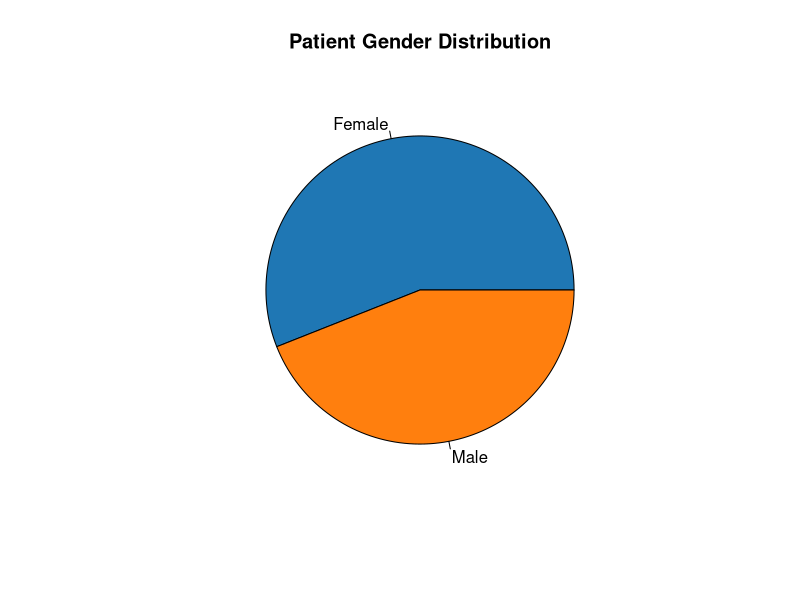
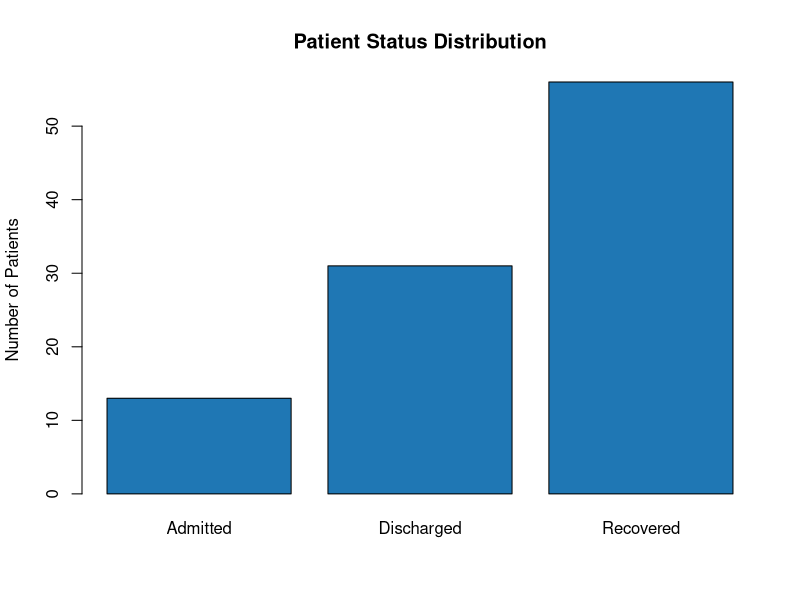
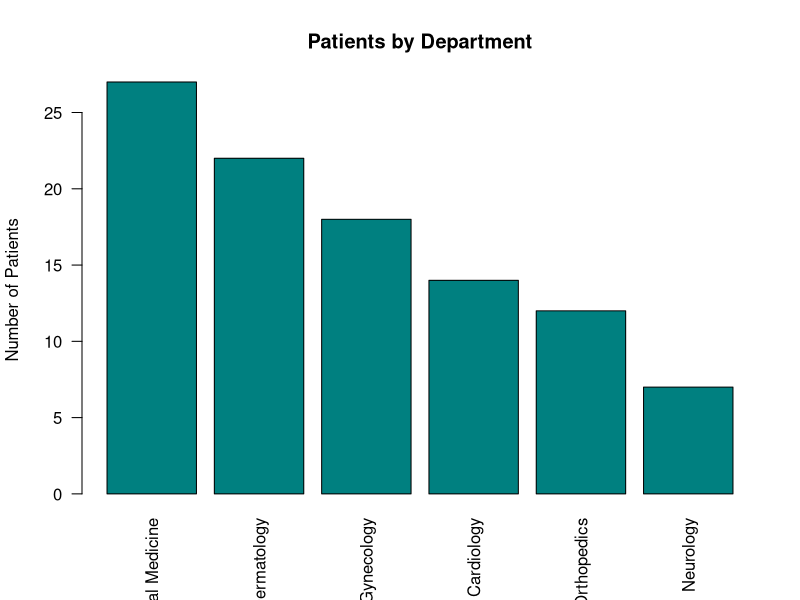
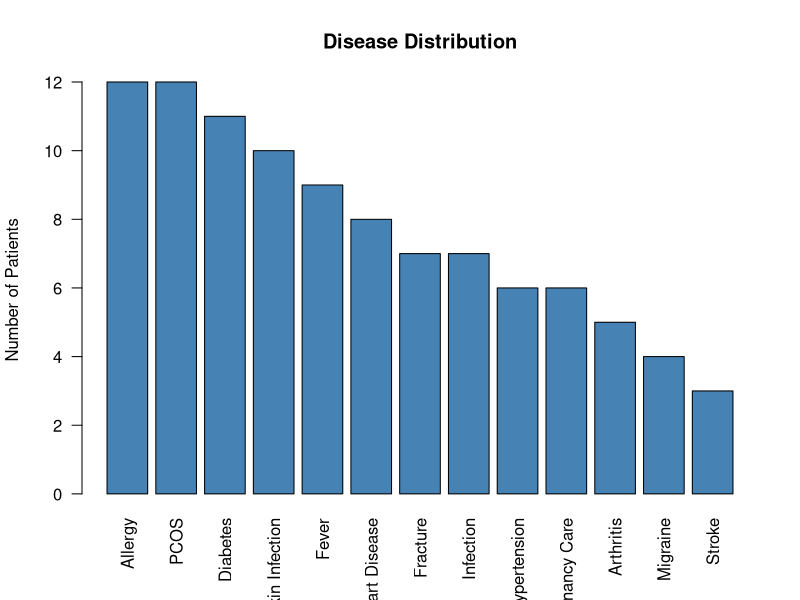
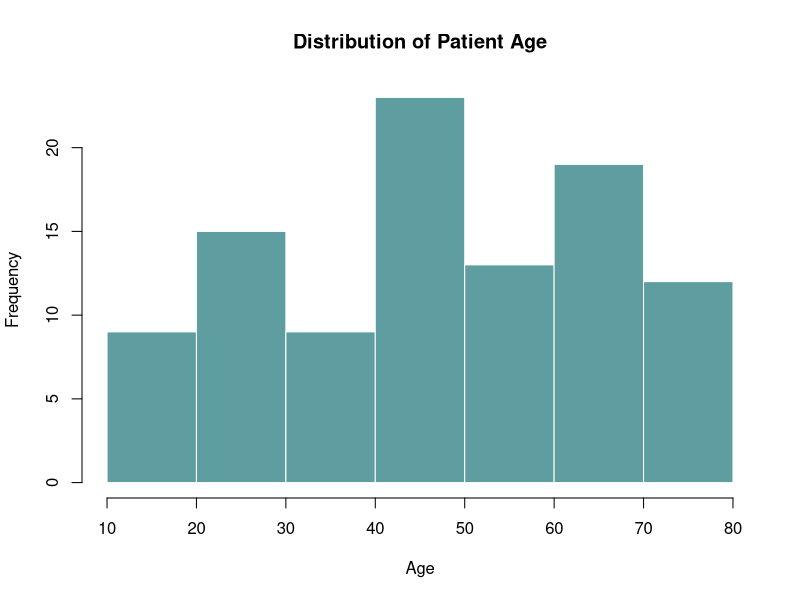
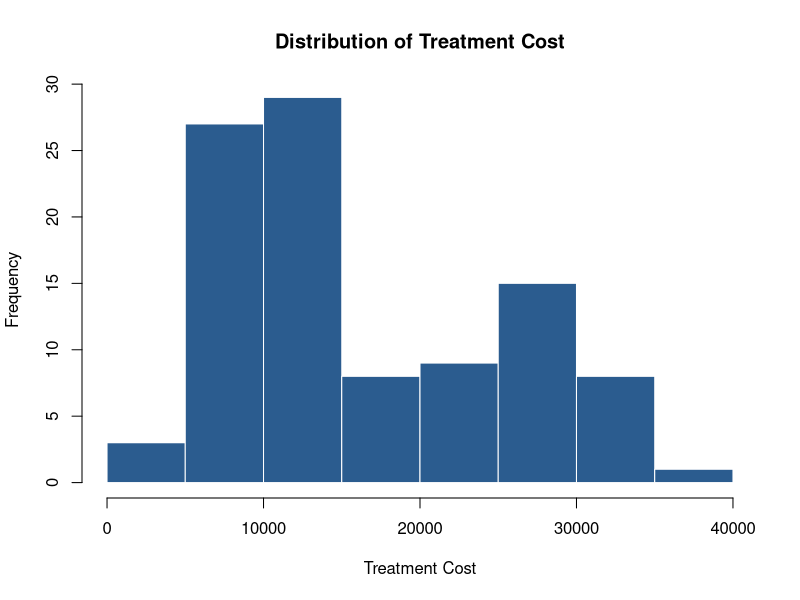
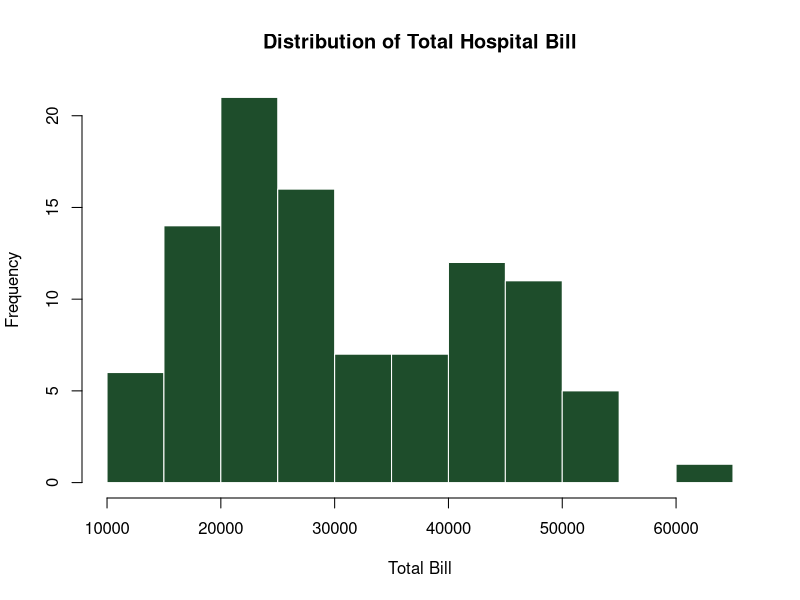
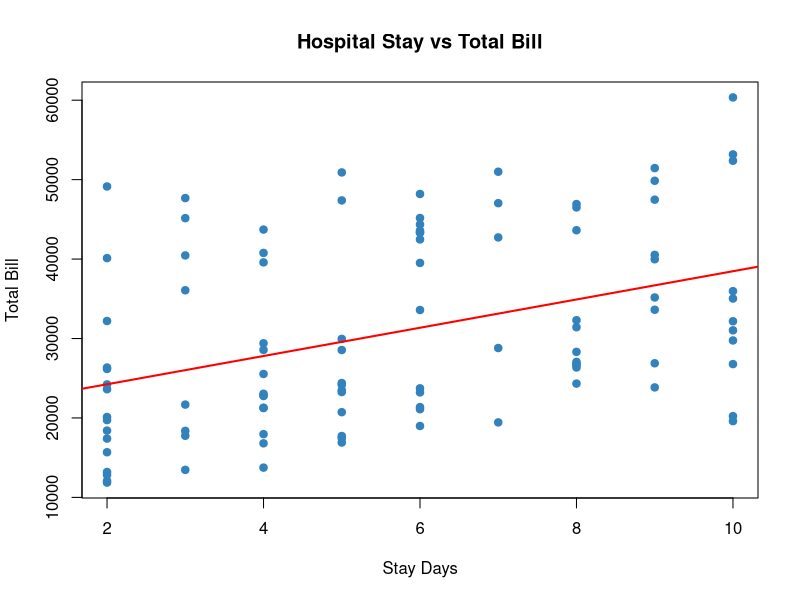

The R source for these figures, in order:
## ---- chunk 1
knitr::opts_chunk$set(echo = TRUE, warning = FALSE, message = FALSE)
## ---- chunk 2
hospital_data <- read.csv("hospital_data.csv")
head(hospital_data)
str(hospital_data)
summary(hospital_data)
dim(hospital_data)
## ---- chunk 3
colSums(is.na(hospital_data))
sum(duplicated(hospital_data))
hospital_clean <- hospital_data[!duplicated(hospital_data), ]
## ---- chunk 4
vars <- c("Age", "Treatment_Cost", "Stay_Days", "Doctor_Fee", "Room_Charge", "Medicine_Cost", "Total_Bill", "Patient_Rating")

sapply(hospital_clean[vars], function(x) c(
  Mean = mean(x, na.rm = TRUE),
  Median = median(x, na.rm = TRUE),
  Min = min(x, na.rm = TRUE),
  Max = max(x, na.rm = TRUE),
  SD = sd(x, na.rm = TRUE)
))
## ---- chunk 5
gender_count <- table(hospital_clean$Gender)
pie(gender_count, main = "Patient Gender Distribution", col = c("#1f77b4", "#ff7f0e"))
## ---- chunk 6
status_count <- table(hospital_clean$Patient_Status)
barplot(status_count, main = "Patient Status Distribution", col = "#1f77b4", ylab = "Number of Patients")
## ---- chunk 7
dept_count <- sort(table(hospital_clean$Department), decreasing = TRUE)
barplot(dept_count, main = "Patients by Department", col = "#008080", las = 2, ylab = "Number of Patients")
## ---- chunk 8
disease_count <- sort(table(hospital_clean$Disease), decreasing = TRUE)
barplot(disease_count, main = "Disease Distribution", col = "#4682b4", las = 2, ylab = "Number of Patients")
## ---- chunk 9
hist(hospital_clean$Age, main = "Distribution of Patient Age", xlab = "Age", col = "#5f9ea0", border = "white")
## ---- chunk 10
hist(hospital_clean$Treatment_Cost, main = "Distribution of Treatment Cost", xlab = "Treatment Cost", col = "#2b5c8f", border = "white")
## ---- chunk 11
hist(hospital_clean$Total_Bill, main = "Distribution of Total Hospital Bill", xlab = "Total Bill", col = "#1e4d2b", border = "white")
## ---- chunk 12
plot(hospital_clean$Stay_Days, hospital_clean$Total_Bill,
     main = "Hospital Stay vs Total Bill",
     xlab = "Stay Days", ylab = "Total Bill",
     pch = 19, col = "#3182bd")
abline(lm(Total_Bill ~ Stay_Days, data = hospital_clean), col = "red", lwd = 2)
cor(hospital_clean$Stay_Days, hospital_clean$Total_Bill)
## ---- chunk 13
aggregate(Total_Bill ~ Department, data = hospital_clean, FUN = mean)
## ---- chunk 14
num_cols <- hospital_clean[, c("Age", "Treatment_Cost", "Stay_Days", "Total_Bill", "Patient_Rating")]
cor_matrix <- cor(num_cols)
round(cor_matrix, 2)
